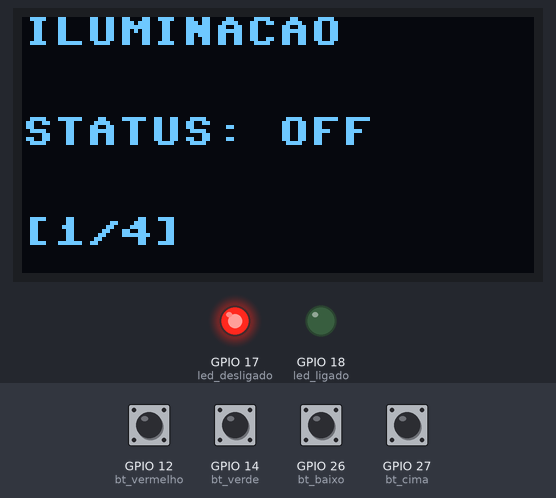
Bench run of a program on a simulated ESP32 board running MicroPython. On the bench: 128×64 one-colour display, output pins drawn as LEDs (lit = HIGH). Wiring (from the project's diagram.json): red button on GPIO 12, green button on GPIO 14, red LED on GPIO 17, green LED on GPIO 18, button on GPIO 26, button on GPIO 27. Inputs (shaded band) come from the test bench; at power-on: GPIO 12 (bt_vermelho), GPIO 14 (bt_verde), GPIO 26 (bt_baixo), GPIO 27 (bt_cima) HIGH. Library files of the repository ran but are not shown: ssd1306.py; what the program prints to the serial console is not drawn.

Above: at 1.2 s.
1.3 s: GPIO 14 (bt_verde) pulled LOW for 0.15 s
At 1.7 s:
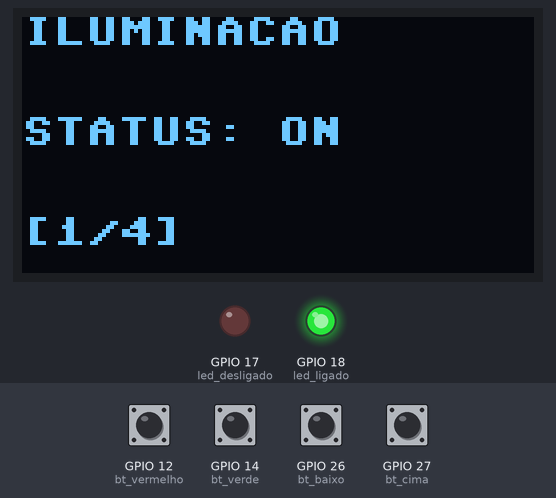
2.9 s: GPIO 26 (bt_baixo) pulled LOW for 1 s
At 2.98 s:
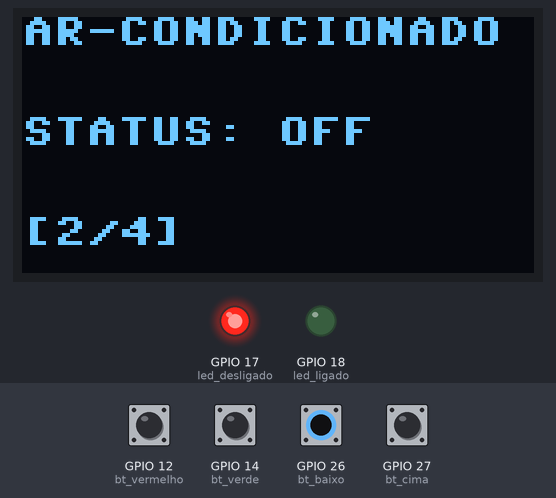
At 3.6 s:
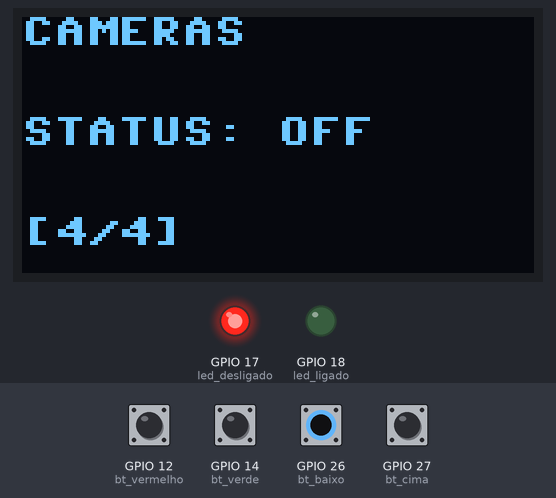
Timing chart, 0 to 5.9 s (numbered marks = the images above; inputs shaded):
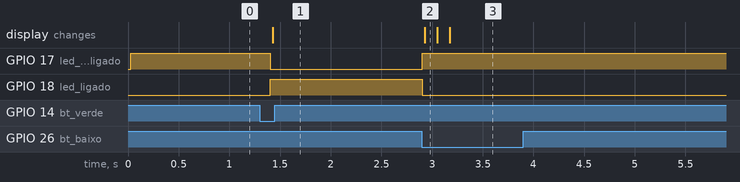

The program:

main.py
```python
import machine
import time
import ssd1306

# Botões de controle
bt_vermelho = machine.Pin(12, machine.Pin.IN, machine.Pin.PULL_UP)
bt_verde = machine.Pin(14, machine.Pin.IN, machine.Pin.PULL_UP)

# Botões de navegação
bt_cima = machine.Pin(27, machine.Pin.IN, machine.Pin.PULL_UP)
bt_baixo = machine.Pin(26, machine.Pin.IN, machine.Pin.PULL_UP)

# LED
led_desligado = machine.Pin(17, machine.Pin.OUT)
led_ligado = machine.Pin(18, machine.Pin.OUT)

# Tela
largura = 128
altura = 64
i2c = machine.I2C(0, scl = machine.Pin(22), sda = machine.Pin(21))
tela = ssd1306.SSD1306_I2C(largura, altura, i2c)

qual_tela = 1
status_iluminacao = "OFF"
status_ar_condicionado = "OFF"
status_portao_principal = "OFF"
status_cameras = "OFF"
while True:

  if bt_cima.value() == 0 and qual_tela <= 4:
    qual_tela -= 1
    print("Botão Cima OK")

  if bt_baixo.value() == 0:
    qual_tela += 1
    print("Botão Baixo OK")

  print(qual_tela)

  if qual_tela == 1:

    if bt_vermelho.value() == 0:
      status_iluminacao = "OFF"
      print("Botão Vermelho OK")

    if bt_verde.value() == 0:
      status_iluminacao = "ON"
      print("Botão Verde OK")

    tela.fill(0)
    tela.text("ILUMINACAO", 0, 0)
    if status_iluminacao == "OFF":
      tela.text("STATUS: OFF", 0, 25)
      led_desligado.value (1)
      led_ligado(0)
    elif status_iluminacao == "ON":
      tela.text("STATUS: ON", 0, 25)
      led_desligado.value (0)
      led_ligado(1)
    tela.text("[1/4]", 0, 50)
    tela.show()

  elif qual_tela == 2:

    if bt_vermelho.value() == 0:
      status_ar_condicionado = "OFF"
      print("Botão Vermelho OK")

    if bt_verde.value() == 0:
      status_ar_condicionado = "ON"
      print("Botão Verde OK")

    tela.fill(0)
    tela.text("AR-CONDICIONADO", 0, 0)
    if status_ar_condicionado == "OFF":
      tela.text("STATUS: OFF", 0, 25)
      led_desligado.value (1)
      led_ligado(0)
    elif status_ar_condicionado == "ON":
      tela.text("STATUS: ON", 0, 25)
      led_desligado.value (0)
      led_ligado(1)
    tela.text("[2/4]",0, 50)
    tela.show()

  elif qual_tela == 3:

    if bt_vermelho.value() == 0:
      status_portao_principal = "OFF"
      print("Botão Vermelho OK")

    if bt_verde.value() == 0:
      status_portao_principal = "ON"
      print("Botão Verde OK")

    tela.fill(0)
    tela.text("PORTAO PRINCIPAL", 0, 0)
    if status_portao_principal == "OFF":
      tela.text("STATUS: OFF", 0, 25)
      led_desligado.value (1)
      led_ligado(0)
    elif status_portao_principal == "ON":
      tela.text("STATUS: ON", 0, 25)
      led_desligado.value (0)
      led_ligado(1)
    tela.text("[3/4]", 0, 50)
    tela.show()

  elif qual_tela == 4:

    if bt_vermelho.value() == 0:
      status_cameras = "OFF"
      print("Botão Vermelho OK")

    if bt_verde.value() == 0:
      status_cameras = "ON"
      print("Botão Verde OK")

    tela.fill(0)
    tela.text("CAMERAS", 0, 0)
    if status_cameras == "OFF":
      tela.text("STATUS: OFF", 0, 25)
      led_desligado.value (1)
      led_ligado(0)
    elif status_cameras == "ON":
      tela.text("STATUS: ON", 0, 25)
      led_desligado.value (0)
      led_ligado(1)
    tela.text("[4/4]",0, 50)
    tela.show()

  time.sleep(0.1)
  
```

Measured:
- after the input at 1.3 s, GPIO 17 (led_desligado): HIGH → LOW after 0.10 s; GPIO 18 (led_ligado): LOW → HIGH after 0.10 s; the display: changes after 0.13 s (image 1)
- after the input at 2.9 s, GPIO 17 (led_desligado): LOW → HIGH at once; GPIO 18 (led_ligado): HIGH → LOW at once; the display: changes at once (image 2)
